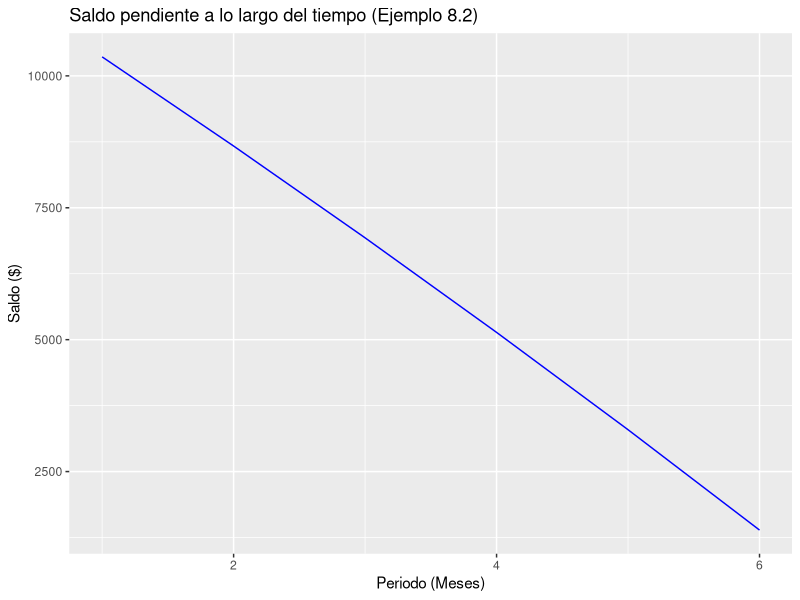
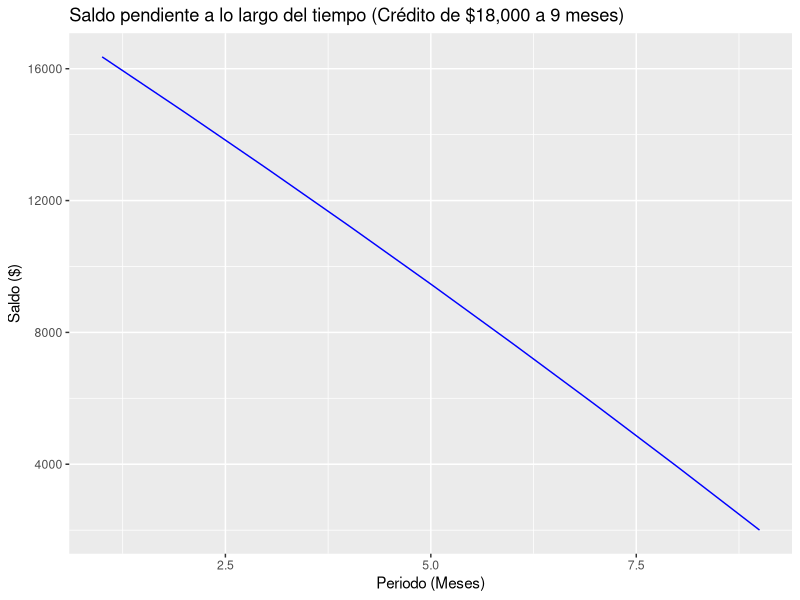

Write the R code that produced these figures, in order.
## ---- chunk 1
# Parámetros
P = 12000    # Monto del préstamo
i = 0.03     # Tasa de interés mensual (3%)
n = 6        # Número de meses
a = 2000     # Pago constante

# Inicialización de variables
saldo = P
tabla = data.frame(
  Periodo = numeric(),
  Pago = numeric(),
  Intereses = numeric(),
  Amortizacion = numeric(),
  Saldo = numeric()
)

# Calcular la tabla de amortización
for (t in 1:n) {
  intereses = saldo * i  # Calcular los intereses
  amortizacion = a - intereses  # Amortización del capital
  saldo = saldo - amortizacion  # Calcular el saldo restante
  tabla = rbind(tabla, data.frame(
    Periodo = t,
    Pago = a,
    Intereses = intereses,
    Amortizacion = amortizacion,
    Saldo = floor(saldo)  # Ajustar el saldo a un valor entero
  ))
}

# Mostrar la tabla de amortización
knitr::kable(tabla, align = "c")
## ---- chunk 2
library(ggplot2)

# Graficar el saldo de la deuda a lo largo del tiempo
ggplot(tabla, aes(x = Periodo, y = Saldo)) +
  geom_line(color = "blue") +
  ggtitle("Saldo pendiente a lo largo del tiempo (Ejemplo 8.2)") +
  xlab("Periodo (Meses)") + 
  ylab("Saldo ($)")
## ---- chunk 3
# Parámetros
P = 18000    # Monto del préstamo
i = 0.02     # Tasa de interés mensual (24% anual)
n = 9        # Número de meses
a = P / n    # Pago constante
# Inicialización de variables
saldo = P
tabla = data.frame(
  Periodo = numeric(),
  Pago = numeric(),
  Intereses = numeric(),
  Amortizacion = numeric(),
  Saldo = numeric()
)
# Calcular la tabla de amortización
for (t in 1:n) {
  intereses = saldo * i  # Calcular los intereses
  amortizacion = a - intereses  # Amortización del capital
  saldo = saldo - amortizacion  # Calcular el saldo restante
  tabla = rbind(tabla, data.frame(
    Periodo = t,
    Pago = a,
    Intereses = intereses,
    Amortizacion = amortizacion,
    Saldo = floor(saldo)  # Ajustar el saldo a un valor entero
  ))
}
# Mostrar la tabla de amortización
knitr::kable(tabla, align = "c")
## ---- chunk 4
library(ggplot2)
# Graficar el saldo de la deuda a lo largo del tiempo
ggplot(tabla, aes(x = Periodo, y = Saldo)) +
  geom_line(color = "blue") +
  ggtitle("Saldo pendiente a lo largo del tiempo (Crédito de $18,000 a 9 meses)") +
  xlab("Periodo (Meses)") + 
  ylab("Saldo ($)")
